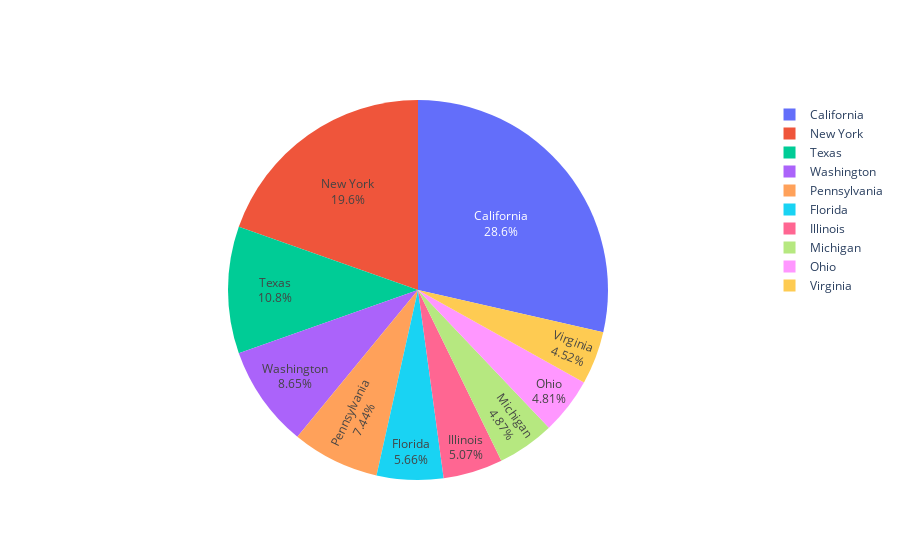

Write notebook code for a chart like this one.
### Code cell
state_sales = cust.groupby(['State'])['Sales'].sum().sort_values(ascending=False).head(10)

fig = go.Figure(data=[go.Pie(labels=state_sales.index, values=state_sales.values)])
fig.update_traces(textposition='inside', textinfo='percent+label')

### Figure 1 — Plotly figure (JSON) as saved in the notebook; plotly's stock layout.template omitted (floating-point values rounded to 4 significant figures)
{"data": [{"labels": ["California", "New York", "Texas", "Washington", "Pennsylvania", "Florida", "Illinois", "Michigan", "Ohio", "Virginia"], "textinfo": "percent+label", "textposition": "inside", "type": "pie", "values": [446300.0, 306400.0, 168600.0, 135200.0, 116300.0, 88440.0, 79240.0, 76140.0, 75130.0, 70640.0]}], "layout": {}}
